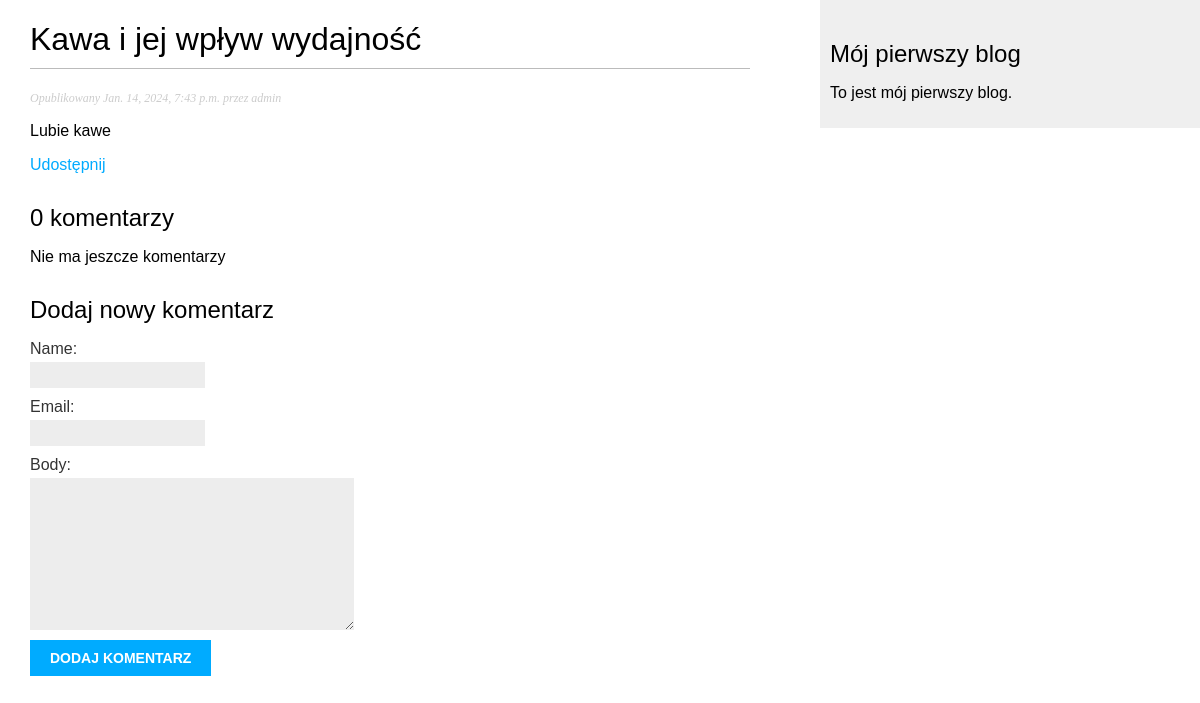
The page /blog/2024/1/14/kawa-i-jej-wplyw-wydajnosc/ on the database its author committed.
### blog/models.py (models this page shows, shortened)
class Post(models.Model):
    class Status(models.TextChoices):
        DRAFT = 'DF', 'Roboczy'
        PUBLISHED = 'PB', 'Opublikowany'
    title = models.CharField(max_length=250)
    slug = models.SlugField(max_length=250, unique_for_date="publish")
    author = models.ForeignKey(User, on_delete=models.CASCADE, related_name='blog_post')
    body = models.TextField()
    publish = models.DateTimeField(default=timezone.now)
    created = models.DateTimeField(auto_now_add=True)
    updated = models.DateTimeField(auto_now=True)
    status = models.CharField(max_length=2, choices=Status.choices, default=Status.DRAFT)
    object = models.Manager()
    published = PublishedManager()
    tags = TaggableManager()
    class Meta:
        ordering = ['-publish']
        indexes = [
            models.Index(fields=['-publish']),
        ]

### blog/views.py (the view)
def post_detail(request, year, month, day, post):
    post = get_object_or_404(Post, status=Post.Status.PUBLISHED,
                             slug=post, publish__year=year, publish__month=month, publish__day=day)
    comments = post.comments.filter(active=True)
    form = CommentForm()
    return render(request, "blog/post/detail.html", {"post": post, "comments": comments, "form": form})

### blog/forms.py
class CommentForm(forms.ModelForm):
    class Meta:
        model = Comment
        fields = ["name", "email", "body"]

### blog/templates/blog/post/detail.html (shortened to what this page needs)
{% extends "blog/base.html" %}
{% block content %}
<h1> {{ post.title }}</h1>
<p class="date">
    Opublikowany {{ post.publish }} przez {{ post.author }}
</p>
{{ post.body|linebreaks }}
<p>
    <a href="{% url 'blog:post_share' post.id %}">Udostępnij</a>
</p>
{% with comments.count as total_comments %}
<h2>{{ total_comments }} komentarzy</h2>
{% endwith %}
{% for comment in comments %}
<div class="comment">
    <p class="info">Komentarz {{ forloop.counter }} dodany przez {{ comment.name }} {{ comment.created }}</p>
    {{ comment.body|linebreaks }}
</div>
{% empty %}
<p>Nie ma jeszcze komentarzy</p>
{% endfor %}
{% include "blog/post/includes/comment_form.html" %}
{% endblock %}

### blog/static/css/blog.css (style rules this page uses)
body { margin:0; padding:0; font-family:helvetica, sans-serif; }
a { color:#00abff; text-decoration:none; }
h1 { font-weight:normal; border-bottom:1px solid #bbb; padding:0 0 10px 0; }
h2 { font-weight:normal; margin:30px 0 0; }
p.date { color:#ccc; font-family: georgia, serif; font-size: 12px; font-style: italic; }
label { float:left; clear:both; color:#333; margin-bottom:4px; }
input, textarea { clear:both; float:left; margin:0 0 10px; background:#ededed; border:0; padding:6px 10px; font-size:12px; }

### rows shown on the page
Post: title "Kawa i jej wpływ wydajność", publish "Jan. 14, 2024, 7:43 p.m.", author "admin", body "Lubie kawe"

### other values the page prints
{{ total_comments }} "0"
